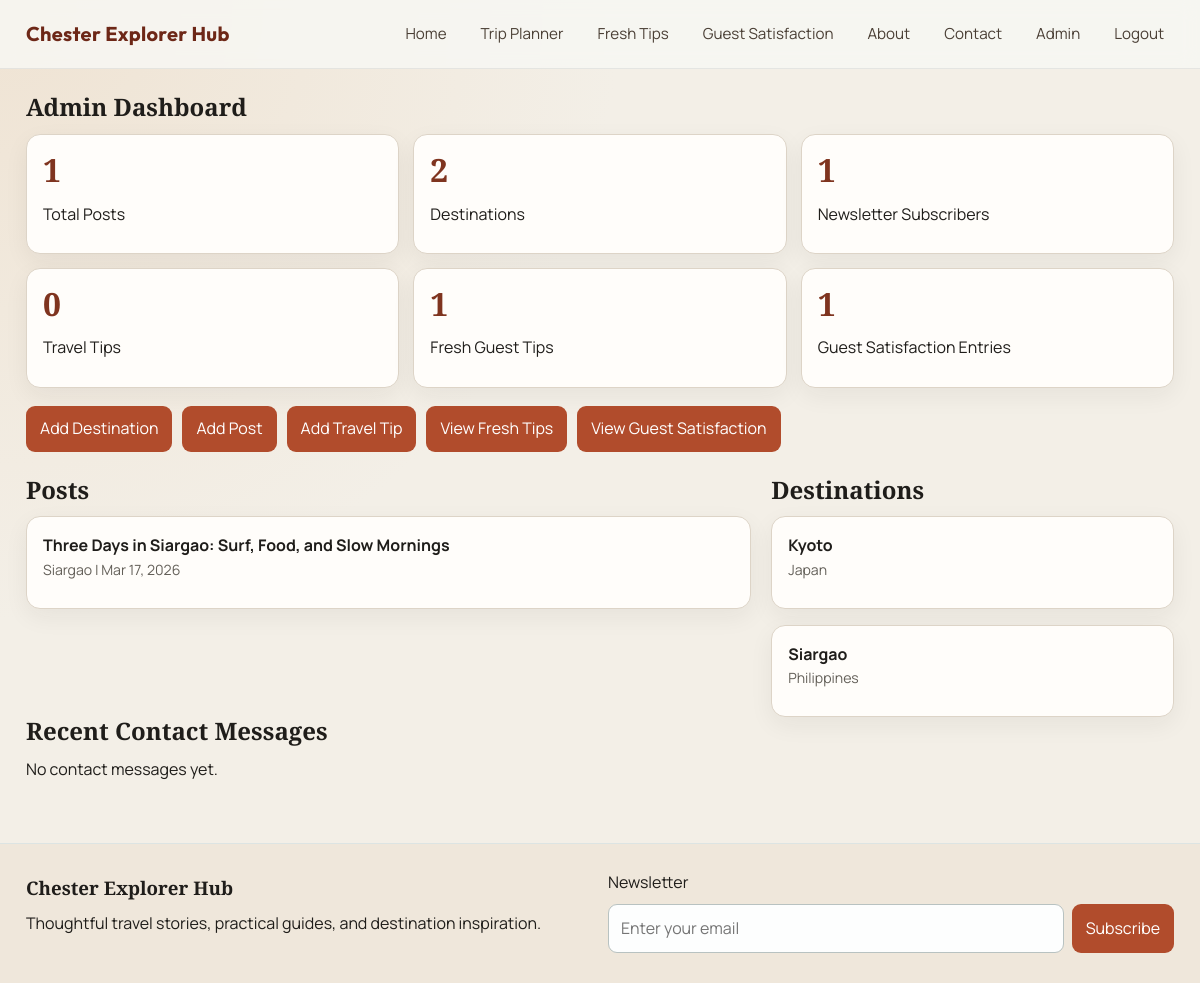
/admin (signed in), run on the app's committed database.
### app.py (models this page shows)
class Post(db.Model):
    id = db.Column(db.Integer, primary_key=True)
    title = db.Column(db.String(180), nullable=False)
    slug = db.Column(db.String(220), unique=True, nullable=False)
    excerpt = db.Column(db.String(280), nullable=False)
    content = db.Column(db.Text, nullable=False)
    cover_image = db.Column(db.String(300), nullable=False)
    published_at = db.Column(db.DateTime, nullable=False, default=datetime.utcnow)
    destination_id = db.Column(db.Integer, db.ForeignKey("destination.id"), nullable=False)
    destination = db.relationship("Destination", backref=db.backref("posts", lazy=True))

class Destination(db.Model):
    id = db.Column(db.Integer, primary_key=True)
    name = db.Column(db.String(120), nullable=False)
    country = db.Column(db.String(120), nullable=False)
    description = db.Column(db.Text, nullable=False)
    image_url = db.Column(db.String(300), nullable=False)

### app.py (the view)
@app.route("/admin")
def admin_dashboard():
    if not is_admin_logged_in():
        return redirect(url_for("admin_login"))
    posts = Post.query.order_by(Post.published_at.desc()).all()
    destinations = Destination.query.order_by(Destination.name.asc()).all()
    recent_messages = ContactMessage.query.order_by(ContactMessage.created_at.desc()).limit(5).all()
    newsletter_count = NewsletterSubscriber.query.count()
    tips_count = TravelTip.query.count()
    guest_feedback_count = GuestSatisfaction.query.count()
    fresh_tip_count = FreshTravelTip.query.count()
    return render_template(
        "admin_dashboard.html",
        posts=posts,
        destinations=destinations,
        recent_messages=recent_messages,
        newsletter_count=newsletter_count,
        tips_count=tips_count,
        guest_feedback_count=guest_feedback_count,
        fresh_tip_count=fresh_tip_count,
    )

### app.py (called while the page is built)
def is_admin_logged_in() -> bool:
    return session.get("is_admin", False)

### templates/admin_dashboard.html (shortened to what this page needs)
{% extends 'base.html' %}
{% block content %}
<section>
    <h1>Admin Dashboard</h1>
    <div class="metric-row">
        <div class="metric-card">
            <h3>{{ posts|length }}</h3>
            <p>Total Posts</p>
        </div>
        <div class="metric-card">
            <h3>{{ destinations|length }}</h3>
            <p>Destinations</p>
        </div>
        <div class="metric-card">
            <h3>{{ newsletter_count }}</h3>
            <p>Newsletter Subscribers</p>
        </div>
        <div class="metric-card">
            <h3>{{ tips_count }}</h3>
            <p>Travel Tips</p>
        </div>
        <div class="metric-card">
            <h3>{{ fresh_tip_count }}</h3>
            <p>Fresh Guest Tips</p>
        </div>
        <div class="metric-card">
            <h3>{{ guest_feedback_count }}</h3>
            <p>Guest Satisfaction Entries</p>
        </div>
    </div>
    <div class="action-row">
        <a class="button" href="{{ url_for('admin_new_destination') }}">Add Destination</a>
        <a class="button" href="{{ url_for('admin_new_post') }}">Add Post</a>
        <a class="button" href="{{ url_for('admin_new_tip') }}">Add Travel Tip</a>
        <a class="button" href="{{ url_for('fresh_travel_tips') }}">View Fresh Tips</a>
        <a class="button" href="{{ url_for('guest_satisfaction') }}">View Guest Satisfaction</a>
    </div>
</section>
<section class="grid two-col">
    <div>
        <h2>Posts</h2>
        <div class="simple-list">
            {% for post in posts %}
                <div class="simple-item">
                    <strong>{{ post.title }}</strong>
                    <p class="meta">{{ post.destination.name }} | {{ post.published_at.strftime('%b %d, %Y') }}</p>
                </div>
            {% else %}
                <p>No posts yet.</p>
            {% endfor %}
        </div>
    </div>
    <div>
        <h2>Destinations</h2>
        <div class="simple-list">
            {% for destination in destinations %}
                <div class="simple-item">
                    <strong>{{ destination.name }}</strong>
                    <p class="meta">{{ destination.country }}</p>
                </div>
            {% else %}
                <p>No destinations yet.</p>
            {% endfor %}
        </div>
    </div>
</section>
<section>
    <h2>Recent Contact Messages</h2>
    <div class="simple-list">
        {% for item in recent_messages %}
            <div class="simple-item">
                <strong>{{ item.subject }}</strong>
                <p class="meta">{{ item.name }} ({{ item.email }}) | {{ item.created_at.strftime('%b %d, %Y %H:%M') }}</p>
                <p>{{ item.message }}</p>
            </div>
        {% else %}
            <p>No contact messages yet.</p>
        {% endfor %}
    </div>
</section>
{% endblock %}

### static/style.css (style rules this page uses)
:root { --bg: #f3efe7; --ink: #1f1d1a; --muted: #635f58; --brand: #b14c2c; --brand-dark: #7f341f; --accent: #1f6e69; --card: #fffdfa; --line: #ddd4c7; --shadow: 0 14px 36px rgba(36, 22, 11, 0.1); }
* { box-sizing: border-box; }
html, body { margin: 0; padding: 0; }
body { font-family: "Manrope", sans-serif; color: var(--ink); background: radial-gradient(circle at 0 0, #efe3d3 0, #f3efe7 40%), var(--bg); line-height: 1.6; }
h1, h2, h3, h4 { font-family: "Playfair Display", serif; margin: 0 0 12px; line-height: 1.2; }
p { margin: 0 0 10px; }
a { color: inherit; text-decoration: none; }
.grid.two-col { margin-top: 24px; display: grid; grid-template-columns: 1.8fr 1fr; gap: 20px; }
.card-list, .destination-list, .simple-list, .comment-list { display: grid; gap: 16px; }
.post-card, .destination-card, .simple-item, .comment-item, .form-card, .metric-card, .content-panel, .post-detail { background: var(--card); border: 1px solid var(--line); border-radius: 14px; box-shadow: 0 8px 24px rgba(26, 41, 42, 0.06); }
.post-card-body, .destination-card div, .simple-item, .comment-item, .form-card, .post-detail, .content-panel, .metric-card { padding: 16px; }
.meta { color: var(--muted); font-size: 0.88rem; }
button, .button, .btn-link, .ghost-btn { border: 0; border-radius: 9px; padding: 10px 14px; cursor: pointer; font: inherit; display: inline-block; transition: transform 140ms ease, background-color 140ms ease; }
button, .button { background: var(--brand); color: white; }
.action-row { display: flex; gap: 10px; margin-bottom: 18px; flex-wrap: wrap; }
.metric-row { display: grid; grid-template-columns: repeat(3, minmax(0, 1fr)); gap: 14px; margin-bottom: 18px; }
.metric-card h3 { font-size: 2rem; color: #7f341f; }

### data on the page
Post: title "Three Days in Siargao: Surf, Food, and Slow Mornings", destination.name "Siargao", published_at "Mar 17, 2026"
Destination: name "Kyoto", country "Japan"
Destination: name "Siargao", country "Philippines"

### other printed values
{{ posts|length }} "1"
{{ destinations|length }} "2"
{{ newsletter_count }} "1"
{{ tips_count }} "0"
{{ fresh_tip_count }} "1"
{{ guest_feedback_count }} "1"
